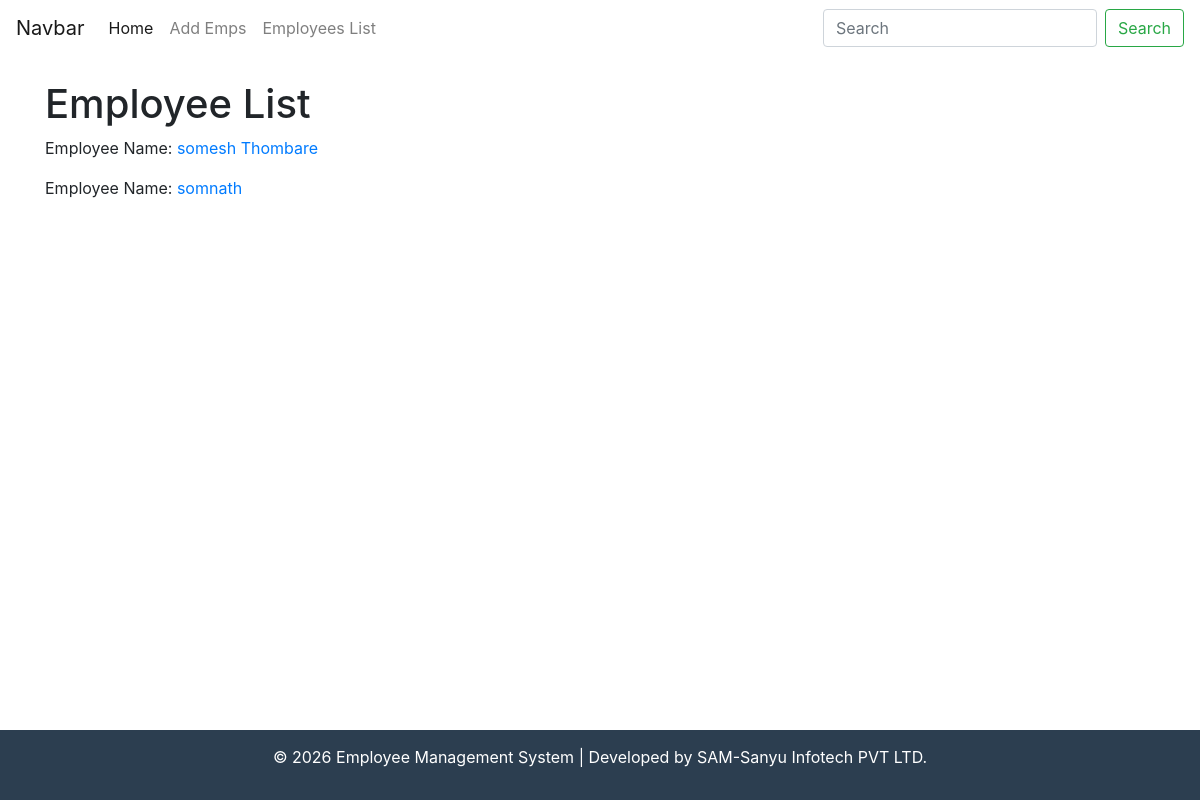
The page /list/ on the database as committed earlier.
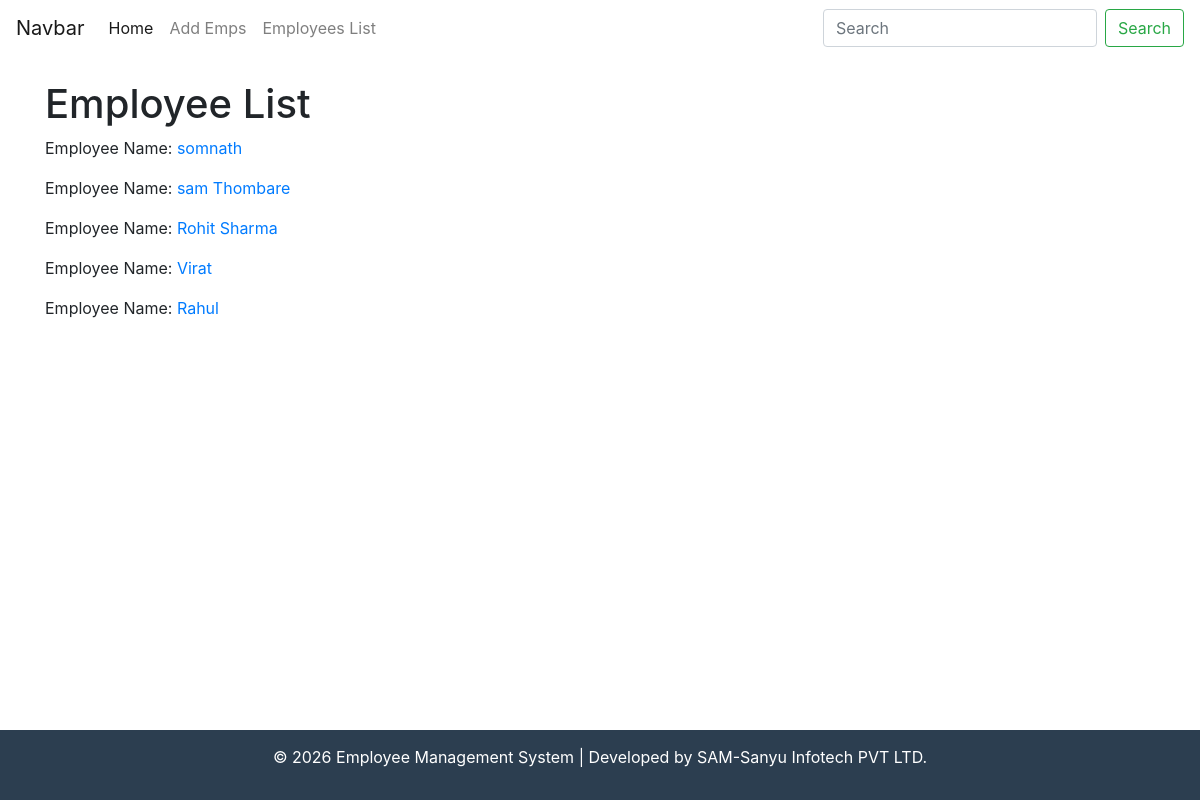
The same page on the database as committed later.
### dapp/models.py (models this page shows)
class Employee(models.Model):
    name = models.CharField(max_length=50)
    age = models.IntegerField()
    salary = models.FloatField()
    image = models.ImageField(upload_to='employees/',blank=True, null=True)
    def __str__(self):
        return f"Employee :{self.name}"

### dapp/views.py (the view)
# urls.py: path('list/',views.list_employees,name='list_employees'),
def list_employees(request):
    data = Employee.objects.all()
    print(data)
    return render(request, 'employee_list.html', context = { 'data': data})

### dapp/templates/employee_list.html (shortened to what this page needs)
{% extends 'base.html' %}
{% block body %}
    <h1> Employee List</h1>
    {% for emp in data %}
       <p>Employee Name: <a href="/detail/{{emp.id}}/">{{emp.name}}</a></p>
    {% endfor %}
{% endblock %}

Rows that differ between the two databases and show on the page:
removed Employee: name "somesh Thombare"
added Employee: name "sam Thombare"
added Employee: name "Rohit Sharma"
added Employee: name "Virat"
added Employee: name "Rahul"
